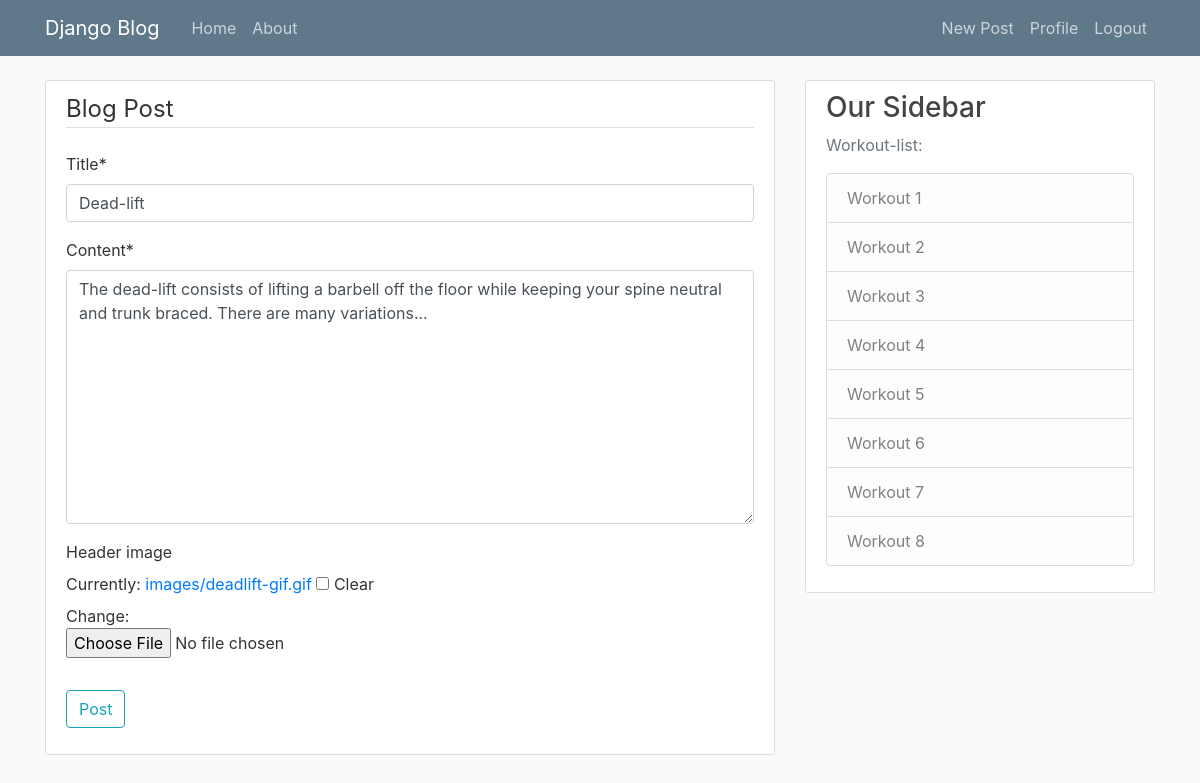
/post/38/update/ (signed in), run on the app's committed database.
### blog/models.py (models this page shows, shortened)
class Post(models.Model):
    title = models.CharField(max_length=100)
    header_image = models.ImageField(null=True, blank=True, upload_to="images/")
    content = models.TextField()
    date_posted = models.DateTimeField(default=timezone.now)
    author = models.ForeignKey(User, on_delete=models.CASCADE)

### blog/views.py (the view, shortened to what this page needs)
# urls.py: path('post/<int:pk>/update/', PostUpdateView.as_view(), name='post-update'),
class PostUpdateView(LoginRequiredMixin, UserPassesTestMixin, UpdateView):
    model = Post
    fields = ['title', 'content', 'header_image']
    def test_func(self):
        post = self.get_object()
        if self.request.user == post.author:
            return True
        return False

### blog/templates/blog/post_form.html (shortened to what this page needs)
{% extends "blog/base.html" %}
{% load crispy_forms_tags %}
{% block content %}
    <div class="content-section">
        <form method="POST" enctype="multipart/form-data">
            <fieldset class="form-group">
                <legend class="border-bottom mb-4">Blog Post</legend>
                {{ form|crispy }}
            </fieldset>
            <div class="form-group">
                <button class="btn btn-outline-info" type="submit">Post</button>
            </div>
        </form>
    </div>
{% endblock content %}

### blog/static/blog/main.css (style rules this page uses)
body { background: #fafafa; color: #333333; margin-top: 5rem; }
.content-section { background: #ffffff; padding: 10px 20px; border: 1px solid #dddddd; border-radius: 3px; margin-bottom: 20px; }

### data on the page
Post: title "Dead-lift", content "The dead-lift consists of lifting a barbell off the floor while keeping your spine neutral and trunk braced. There are many variations..."
